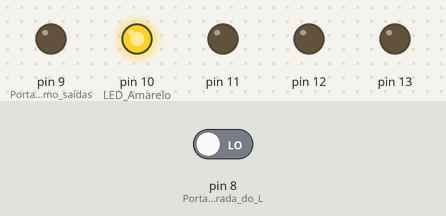
This sketch was run on a simulated Arduino Uno, built with avr-gcc and run on an emulated ATmega328P. On the bench: output pins drawn as LEDs (lit = HIGH). The inputs (shaded band) are chosen by the test bench; at power-on: pin 8 (Porta_8_como_Entrada_do_L) LOW.

Above: at 1.2 s.
1.3 s: pin 8 (Porta_8_como_Entrada_do_L) driven HIGH
At 1.7 s:
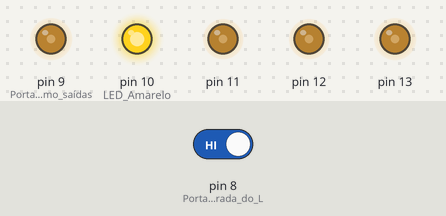
2.8 s: pin 8 (Porta_8_como_Entrada_do_L) driven LOW
At 4.1 s:
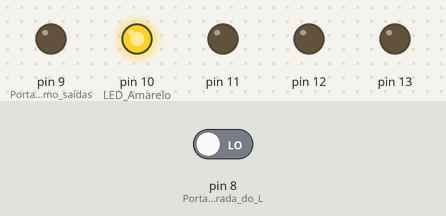
Timing chart, 0 to 5.8 s (numbered marks = the images above; inputs shaded):
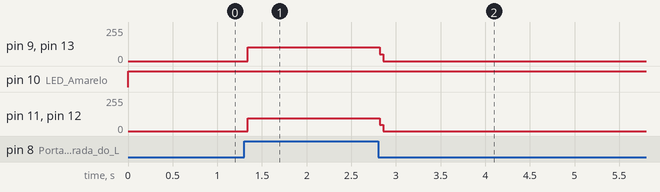

Measured:
- after the input at 1.3 s, pin 9 (Portas_9_a_13_como_saídas), pin 13: 0/255 → 102/255 at once; pin 11, pin 12: 0/255 → 96/255 at once
- after the input at 2.8 s, pin 9 (Portas_9_a_13_como_saídas), pin 13: 102/255 → 0/255 at once; pin 11, pin 12: 96/255 → 0/255 at once

The sketch:

Ardu5_LDR_teste.ino
```cpp
/*
    Teste do Sensor de Luz (LDR) com o Robô Ardu5
    Tutorial: https://youtu.be/7_SB3e8mmMk

    Se tiver luz ambiente, somente o led amarelo acende; caso não tenha luz ambiente, todos os led´s acendem.

    Entrada digital do LDR pelo Pin 8
    Pin 10 ativa o LDR, por isso ele precisa estar ligado
    Indicador de Luz com os pinos 9, 11, 12 e 13.

    Projeto: Robô Ardu5
    Data: 05 de agosto de 2023
    Autor: Laboratório Maker
    Canal no YouTube: https://bit.ly/laboratoriomaker
    Blog: https://laboratoriomaker.blogspot.com
    Instagram: https://www.instagram.com/laboratoriomaker

    Projeto original: Ardu5, Por: elprofegarcia.com
*/

void setup() {
  // Configurando os pinos que controlam os LEDs como Entrada e Saídas
  pinMode(8, INPUT);    // Porta 8 como Entrada do LDR
  pinMode(9, OUTPUT);   // Portas 9 a 13 como saídas
  pinMode(10, OUTPUT);  // LED Amarelo
  pinMode(11, OUTPUT);
  pinMode(12, OUTPUT);
  pinMode(13, OUTPUT);
}
  void loop() {
    digitalWrite(10, HIGH);     // Coloca 5V no LDR
    if (digitalRead(8) == 1) {  // Se NÃO EXISTIR luz, acende todos os led´s
      digitalWrite(9, HIGH);
      digitalWrite(11, HIGH);
      digitalWrite(12, HIGH);
      digitalWrite(13, HIGH);
    }
    digitalWrite(9, LOW);  // Se EXISTIR luz, apaga os led´s e mantém o led amarelo ligado
    digitalWrite(11, LOW);
    digitalWrite(12, LOW);
    digitalWrite(13, LOW);
  }
```
